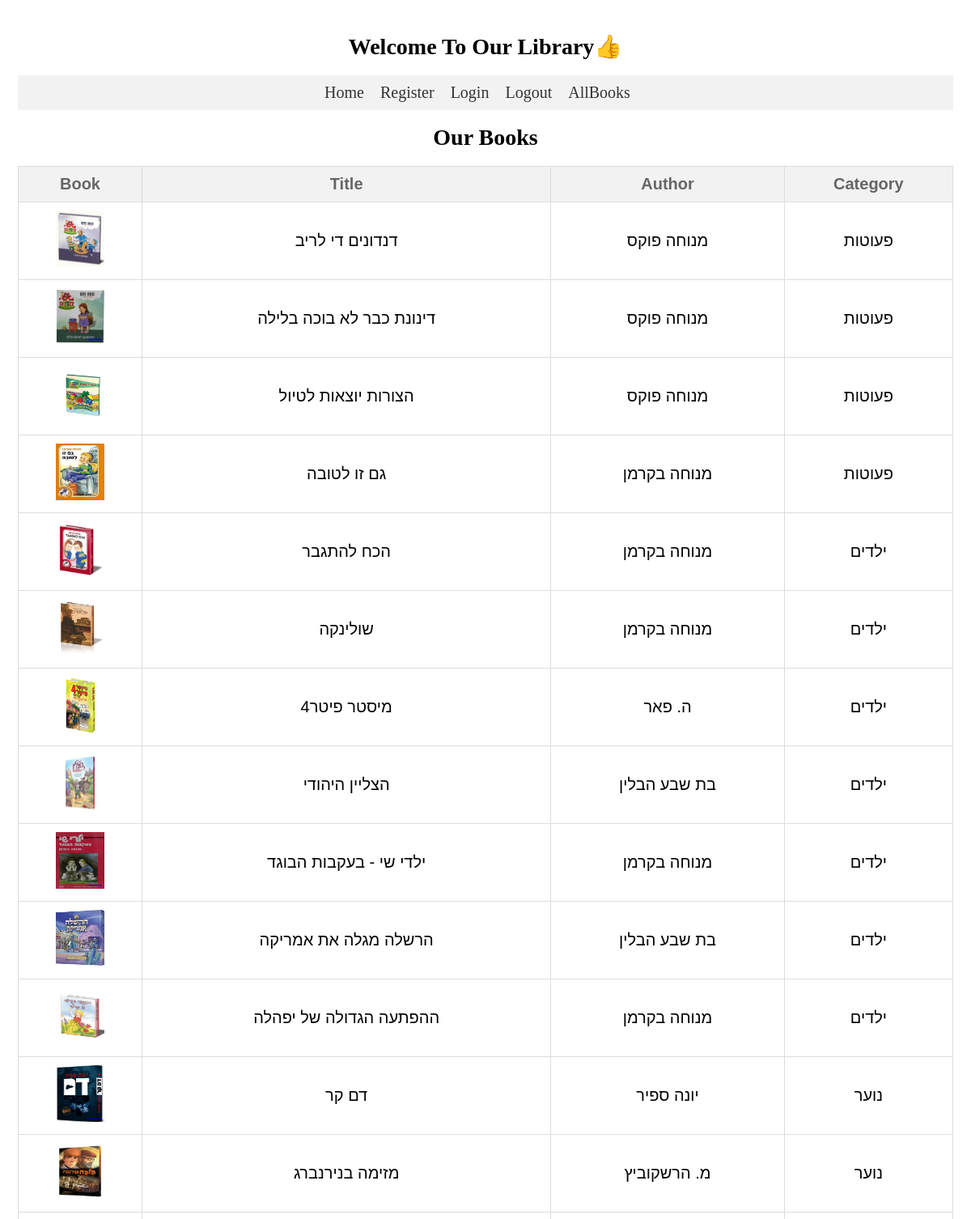
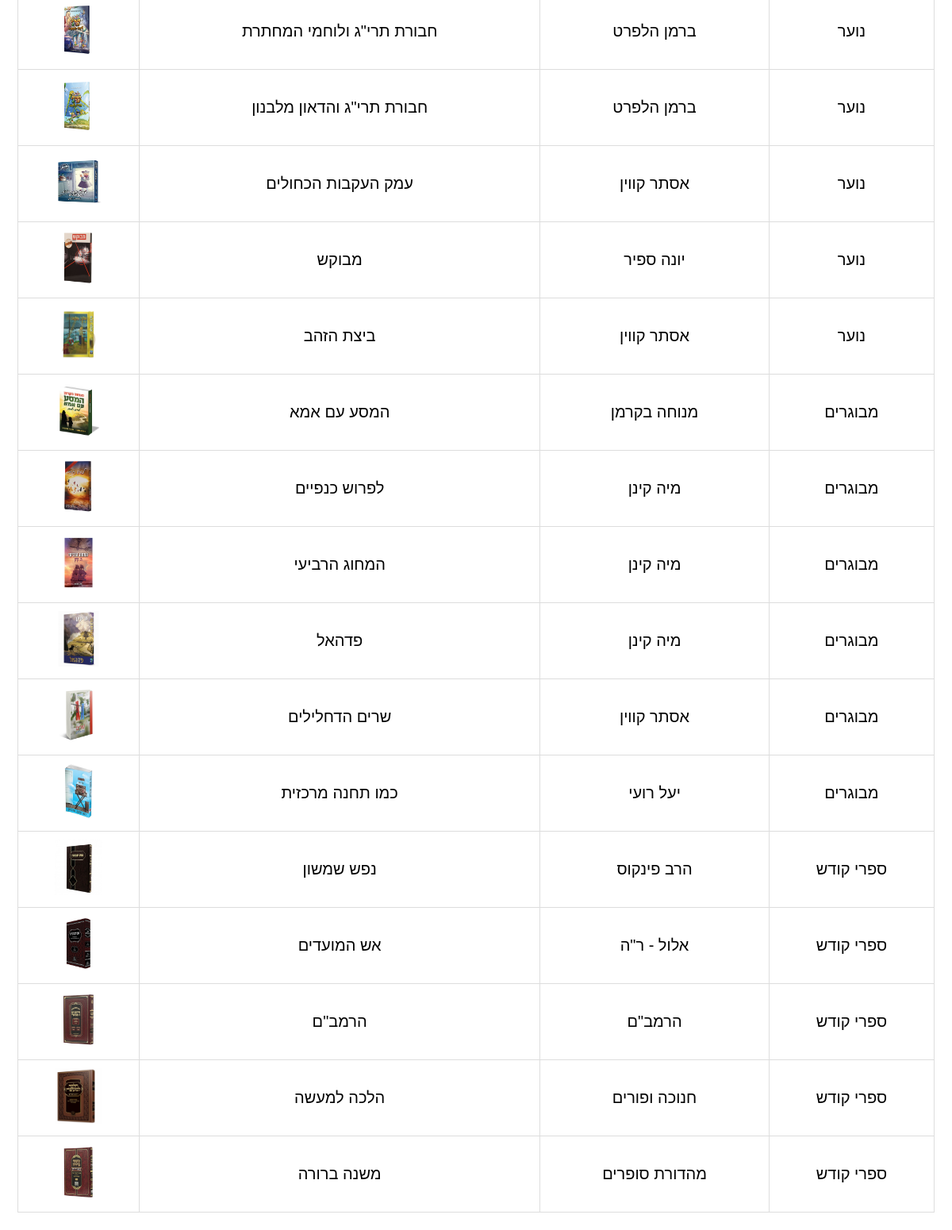
The page /books/ on the database its author committed (2 pictures, top to bottom).
### library/models.py (models this page shows)
class Book(models.Model):
    title = models.CharField(max_length=100)
    category = models.ForeignKey(Category, on_delete=models.CASCADE)
    author = models.CharField(max_length=20)
    is_borrowed = models.BooleanField(default=False)
    picture = models.ImageField(upload_to='book_pictures')

class Category(models.Model):
    name = models.CharField(max_length=100)
    from_age = models.IntegerField()
    to_age = models.IntegerField()
    loan_period = models.IntegerField()

### library/views.py (the view)
# urls.py: path('books/', books, name='books'),
def books(request):
    book_list = Book.objects.all()
    user_id = request.user.id
    if(user_id):
        user = Customer.objects.get(user_id=user_id)
        age = date.today().year - user.date_of_birth.year
        CategoryFilter = Category.objects.filter(from_age__lte=age,to_age__gte=age)
        BookFilter= Book.objects.filter(category__in=CategoryFilter)
        data = {
            "books": BookFilter
        }
    else:
        data = {
            "books": book_list
        }
    return render(request, 'books.html', data)

### templates/books.html (shortened to what this page needs)
{%extends 'layout.html' %}
{% load static %}
{%block body_block %}
<h1>Our Books</h1>
    <table>
        <tr>
            <th>Book</th>
            <th>Title</th>
            <th>Author</th>
            <th>Category</th>
        </tr>
        {% for book in books %}
        <tr>
            <td><img src="{% static book.picture %}" alt={{book.picture}} width="60" height="70"></td>
            <td>{{ book.title }}</td>
            <td>{{ book.author }}</td>
            <td>{{ book.category.name }}</td>
        </tr>
        {% endfor %}
    </table>
{%endblock%}

### templates/layout.html (shortened to what this page needs)
{% load static %}
<!DOCTYPE html>
<html lang="en">
<head>
<link rel="stylesheet" type="text/css" href="{% static 'css/style.css' %}">
</head>
<body>
<h1>Welcome To Our Library👍</h1>
{%include 'ToolBar.html' %}
{%block body_block %}{%endblock%}
</body>
</html>

### templates/toolbar.html (shortened to what this page needs)
<!DOCTYPE html>
<html>
<head>
</head>
<body>
    <div class="toolbar">
        <a href="/">Home    </a>
        <a href="/register">Register    </a>
        <a href="/login">Login    </a>
        <a href="/logout">Logout    </a>
        <a href="/books">AllBooks    </a>
    </div>
</body>
</html>

### media/css/style.css (style rules this page uses)
table { width: 100%; border-collapse: collapse; font-family: Arial, sans-serif; font-size:20px }
th { background-color: #f2f2f2; color: #666666; font-weight: bold; padding: 10px; text-align: center; border: 1px solid #dddddd; }
td { padding: 10px; text-align: center; border: 1px solid #dddddd; }
html { font-size: 14px; }
body { font-family: var(--font-family); font-weight: normal; background: var(--surface-ground); color: var(--text-color); padding: 1rem; -webkit-font-smoothing: antialiased; -moz-osx-font-smoothing: grayscale; }
h1 { text-align: center; }

### templates/toolbar.html (style rules this page uses)
.toolbar { background-color: #f2f2f2; padding: 10px; display: flex; justify-content: center; font-size:20px }
.toolbar a { margin-right: 20px; text-decoration: none; color: #333; }

### rows shown on the page
Book: picture (picture), title "דנדונים די לריב", author "מנוחה פוקס", category.name "פעוטות"
Book: picture (picture), title "דינונת כבר לא בוכה בלילה", author "מנוחה פוקס", category.name "פעוטות"
Book: picture (picture), title "הצורות יוצאות לטיול", author "מנוחה פוקס", category.name "פעוטות"
Book: picture (picture), title "גם זו לטובה", author "מנוחה בקרמן", category.name "פעוטות"
Book: picture (picture), title "הכח להתגבר", author "מנוחה בקרמן", category.name "ילדים"
Book: picture (picture), title "שולינקה", author "מנוחה בקרמן", category.name "ילדים"
Book: picture (picture), title "מיסטר פיטר4", author "ה. פאר", category.name "ילדים"
Book: picture (picture), title "הצליין היהודי", author "בת שבע הבלין", category.name "ילדים"
Book: picture (picture), title "ילדי שי - בעקבות הבוגד", author "מנוחה בקרמן", category.name "ילדים"
Book: picture (picture), title "הרשלה מגלה את אמריקה", author "בת שבע הבלין", category.name "ילדים"
Book: picture (picture), title "ההפתעה הגדולה של יפהלה", author "מנוחה בקרמן", category.name "ילדים"
Book: picture (picture), title "דם קר", author "יונה ספיר", category.name "נוער"
Book: picture (picture), title "מזימה בנירנברג", author "מ. הרשקוביץ", category.name "נוער"
Book: picture (picture), title "חבורת תרי\"ג ולוחמי המחתרת", author "ברמן הלפרט", category.name "נוער"
Book: picture (picture), title "חבורת תרי\"ג והדאון מלבנון", author "ברמן הלפרט", category.name "נוער"
Book: picture (picture), title "עמק העקבות הכחולים", author "אסתר קווין", category.name "נוער"
Book: picture (picture), title "מבוקש", author "יונה ספיר", category.name "נוער"
Book: picture (picture), title "ביצת הזהב", author "אסתר קווין", category.name "נוער"
Book: picture (picture), title "המסע עם אמא", author "מנוחה בקרמן", category.name "מבוגרים"
Book: picture (picture), title "לפרוש כנפיים", author "מיה קינן", category.name "מבוגרים"
Book: picture (picture), title "המחוג הרביעי", author "מיה קינן", category.name "מבוגרים"
Book: picture (picture), title "פדהאל", author "מיה קינן", category.name "מבוגרים"
Book: picture (picture), title "שרים הדחלילים", author "אסתר קווין", category.name "מבוגרים"
Book: picture (picture), title "כמו תחנה מרכזית", author "יעל רועי", category.name "מבוגרים"
Book: picture (picture), title "נפש שמשון", author "הרב פינקוס", category.name "ספרי קודש"
Book: picture (picture), title "אש המועדים", author "אלול - ר\"ה", category.name "ספרי קודש"
Book: picture (picture), title "הרמב\"ם", author "הרמב\"ם", category.name "ספרי קודש"
Book: picture (picture), title "הלכה למעשה", author "חנוכה ופורים", category.name "ספרי קודש"
Book: picture (picture), title "משנה ברורה", author "מהדורת סופרים", category.name "ספרי קודש"
